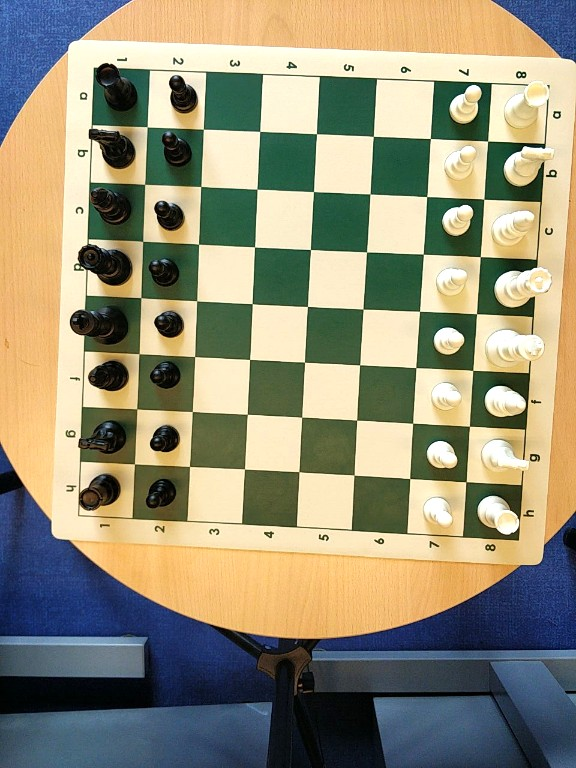
#> input picture notebooks/samples/screenshot.png, 576 x 768 px
$ jupyter execute find_contours.ipynb
#> lines starting #> are read from the running program, lines starting #| are printed output that depends on the picture; after the words box and inside, x2 and y2 are one past the last pixel; in counts of white or black regions, pixels touching at a corner belong together
Detecting the chessboard using contour detection

[cell 1]
import cv2
from matplotlib import pyplot as plt
import numpy as np
import math
import os

Apply OpenCV filters to make the detection of the chessboard contours easier and do the detection

[cell 2]
image = cv2.imread('../samples/screenshot.png')
#> image is the input picture: shape (768, 576, 3); mean B, G, R 119.2, 143.5, 148.1
image = cv2.cvtColor(image, cv2.COLOR_BGR2RGB)
gray = cv2.cvtColor(image, cv2.COLOR_RGB2GRAY)
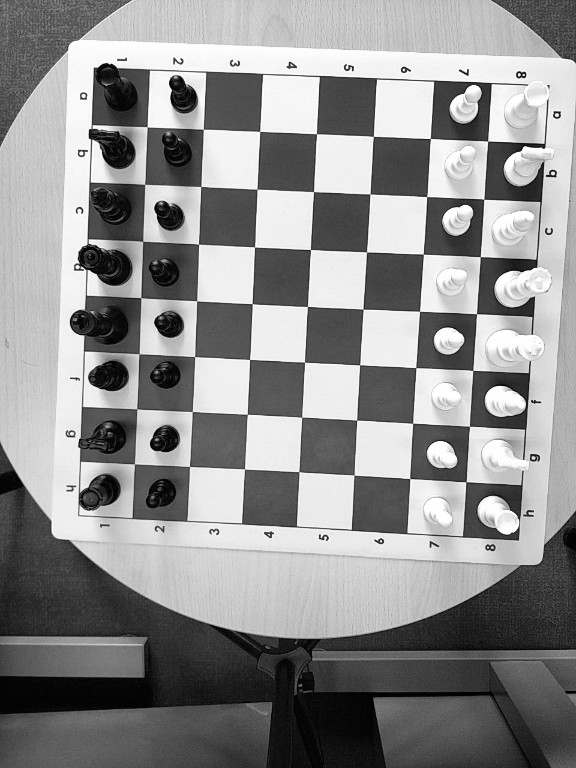
#> gray: shape (768, 576); min 0, max 255, mean 142.1

plt.subplot(2, 3, 1)
plt.title("gray")
plt.axis('off')
plt.gcf().set_size_inches(20, 20)
plt.imshow(gray, cmap='gray')

blurred = cv2.GaussianBlur(gray, (3, 3), 0)
plt.subplot(2, 3, 2)
plt.title("blurred")
plt.axis('off')
plt.imshow(blurred, cmap='gray')


threshold_kernel_size = blurred.shape[0] // 24 * 2 + 1
#> threshold_kernel_size = 65
thresh = cv2.adaptiveThreshold(
    blurred, 255, cv2.ADAPTIVE_THRESH_MEAN_C, cv2.THRESH_BINARY, threshold_kernel_size, 3
)
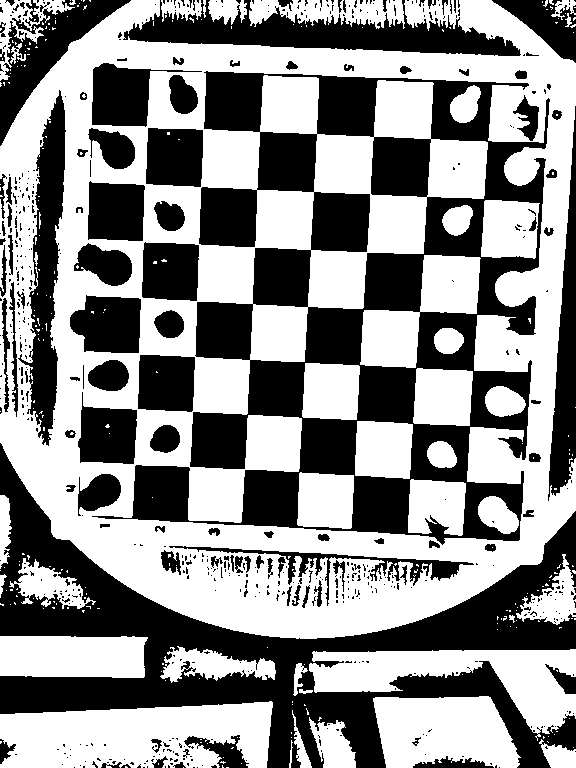
#> thresh: shape (768, 576); 55.2% white; 606 black regions (498 under 20 px), largest, box (x1, y1, x2, y2) and area: (92, 71, 550, 545) 75511, (0, 443, 576, 768) 50065, (123, 0, 521, 56) 10159
plt.subplot(2, 3, 3)
plt.title("thresh")
plt.imshow(thresh, cmap='gray')
plt.axis('off')

edges = cv2.Canny(blurred, 50, 200, None, 3)
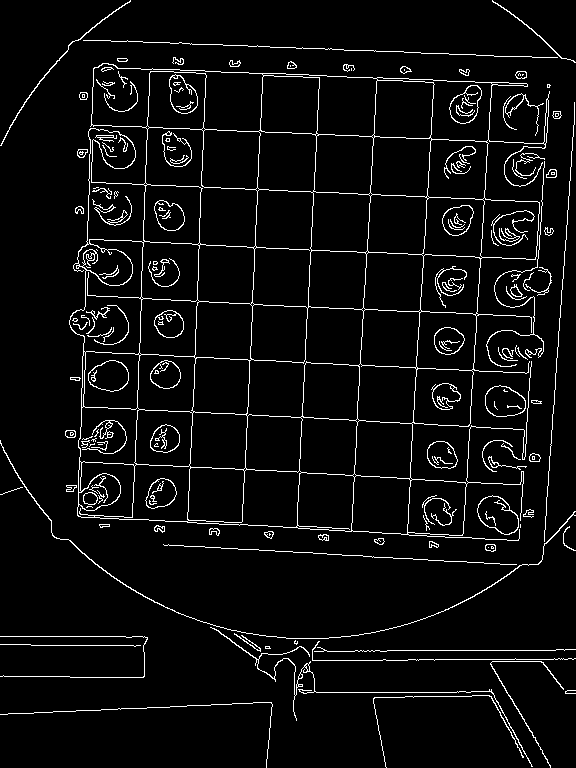
#> edges: shape (768, 576); 5% white in thin lines or dots

plt.subplot(2, 3, 4)
plt.title("edges")
plt.imshow(edges, cmap='gray')
plt.axis('off')

# Close gaps in the border
kernel = cv2.getStructuringElement(cv2.MORPH_RECT, (5, 5))
edges = cv2.morphologyEx(edges, cv2.MORPH_CLOSE, kernel)
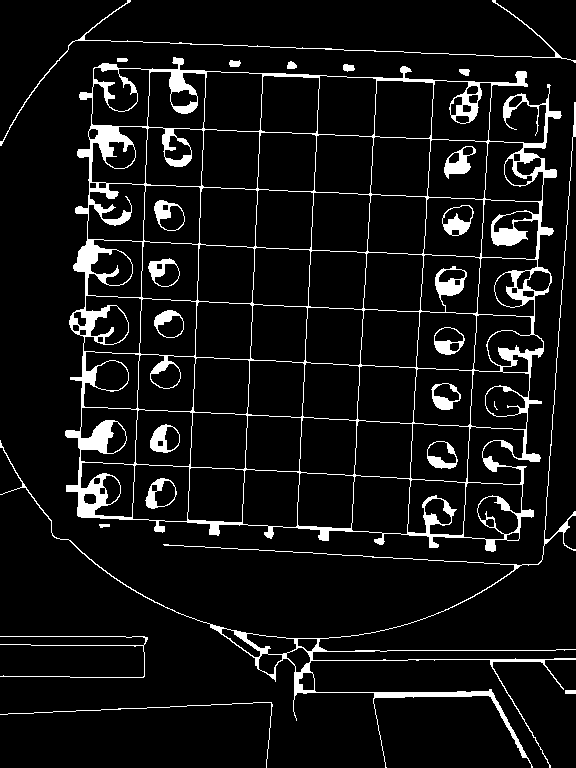
#> edges: shape (768, 576); 7.7% white; 23 white regions (1 under 20 px)

plt.subplot(2, 3, 5)
plt.title("edges closed")
plt.imshow(edges, cmap='gray')
plt.axis('off')

contours, _ = cv2.findContours(
    edges, cv2.RETR_EXTERNAL, cv2.CHAIN_APPROX_SIMPLE
)
#> contours = 12 contours, 2 with area under 20; largest, box (x1, y1, x2, y2) and area: (65, 57, 562, 552) 202898, (0, 102, 576, 768) 4214, (0, 0, 576, 146) 227, (343, 64, 355, 72) 56, (229, 60, 241, 67) 52

preview = image.copy()
cv2.drawContours(preview, contours, -1, (255, 0, 0), 2)
plt.subplot(2, 3, 6)
plt.title("contours")

plt.imshow(preview)
plt.axis('off')
plt.show()

Using OpenCV find the contour with the largest area when closed.

[cell 3]
# largest quadrilateral
board = None
for cnt in sorted(contours, key=cv2.contourArea, reverse=True):
    peri = cv2.arcLength(cnt, True)
    approx = cv2.approxPolyDP(cnt, 0.04 * peri, True)

    if len(approx) == 4:

        board = approx.reshape(4, 2)

        tl = board[np.argmin(board.sum(axis=1))]
        br = board[np.argmax(board.sum(axis=1))]
        tr = board[np.argmin(np.diff(board, axis=1))]
        bl = board[np.argmax(np.diff(board, axis=1))]


        # Add margin to the bounding box
        margin = 0  # Adjust this value as needed
        tl = (tl[0] - margin, tl[1] - margin)
        br = (br[0] + margin, br[1] + margin)
        tr = (tr[0] + margin, tr[1] - margin)
        bl = (bl[0] - margin, bl[1] + margin)

        board = np.array([tl, tr, br, bl], dtype=np.int32)
        break
#> this loop made 1 pass
#> (peri, approx, margin) on pass 1: (3100.6, [[94, 67], [77, 515], [518, 540], [550, 85]], 0)

# Draw the bounding box on the original image
if board is not None:
    preview = image.copy()
    cv2.polylines(preview, [board], isClosed=True, color=(0, 255, 0), thickness=2)
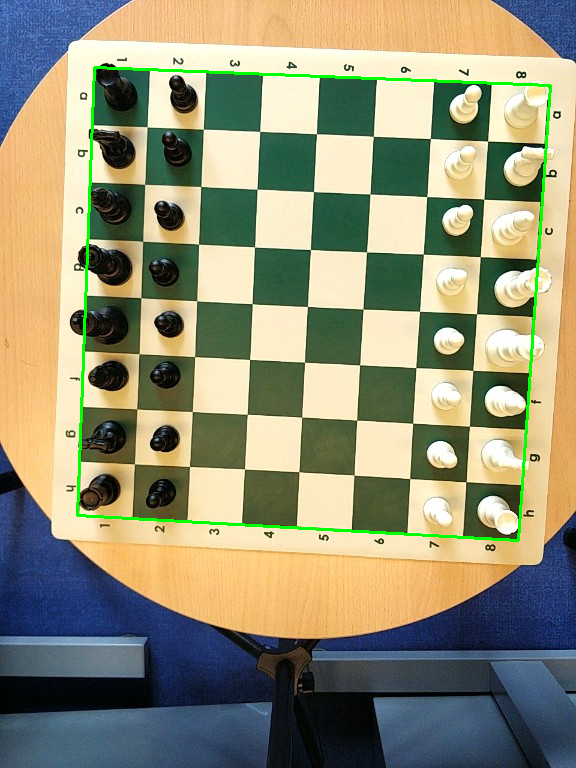
#> preview: shape (768, 576, 3); mean R, G, B 146.2, 144.8, 117.7
    plt.imshow(preview)
    plt.axis('off')
    plt.show()

Warp the perspective of the chessboard rectange so that it is in the center of the image and rotated like the image

[cell 4]
if board is not None:
    # Order points in clockwise order
    rect = np.zeros((4, 2), dtype="float32")
    s = board.sum(axis=1)
#> s = [161, 635, 1058, 592]
    rect[0] = board[np.argmin(s)]
    rect[2] = board[np.argmax(s)]

    diff = np.diff(board, axis=1)
#> diff = [-27, -465, 22, 438]
    rect[1] = board[np.argmin(diff)]
    rect[3] = board[np.argmax(diff)]

    (tl, tr, br, bl) = rect

    width_a = np.linalg.norm(br - bl)
    width_b = np.linalg.norm(tr - tl)
    max_width = max(int(width_a), int(width_b))

    height_a = np.linalg.norm(tr - br)
    height_b = np.linalg.norm(tl - bl)
    max_height = max(int(height_a), int(height_b))

    dst = np.array([
        [0, 0],
        [max_width - 1, 0],
        [max_width - 1, max_height - 1],
        [0, max_height - 1]], dtype="float32")

    M = cv2.getPerspectiveTransform(rect, dst)
    warped = cv2.warpPerspective(image, M, (max_width, max_height))
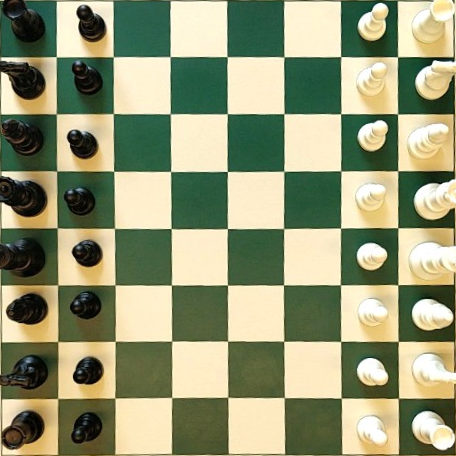
#> warped: shape (456, 456, 3); mean R, G, B 147.8, 151.8, 117.8

    plt.imshow(warped)
    plt.axis('off')
    plt.show()
